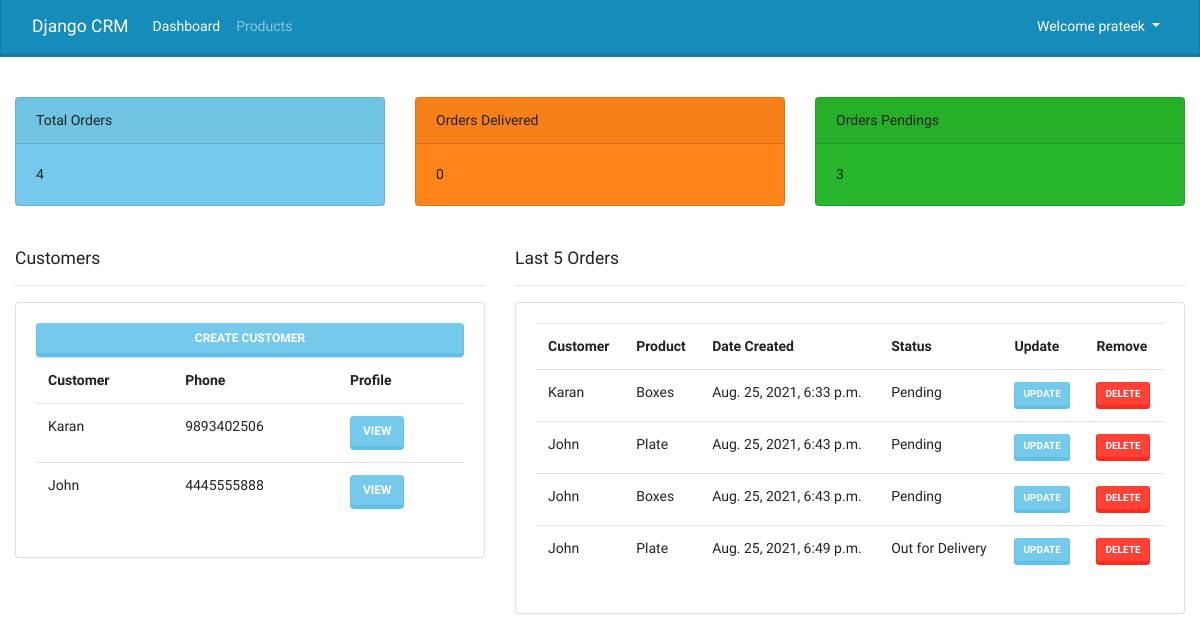
Page / (signed in) on the earlier database version.
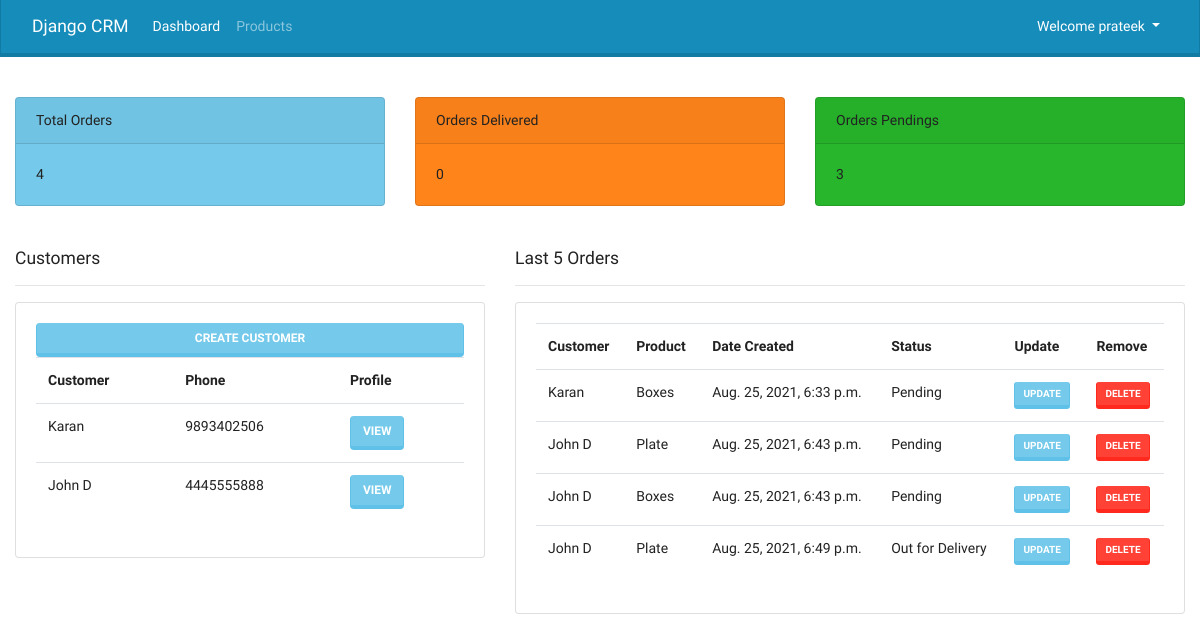
Same page on the later database version.
### accounts/models.py (models this page shows, shortened)
class Customer(models.Model):
    user = models.OneToOneField(User, null=True, on_delete=models.CASCADE)
    name = models.CharField(max_length=200, null=True)
    phone = models.CharField(max_length=10, null=True)
    email = models.CharField(max_length=100, null=True)
    profile_pic = models.ImageField(default='1.jpg', null=True, blank=True)
    date_created = models.DateTimeField(auto_now_add=True)
    def __str__(self):
        return self.name

class Order(models.Model):
    STATUS = (
    ('Pending', 'Pending'),
    ('Out for Delivery', 'Out for Delivery'),
    ('Delivered', 'Delivered')
    )
    customer = models.ForeignKey(Customer, null=True, on_delete=models.SET_NULL)
    product = models.ForeignKey(Product, null=True, on_delete=models.SET_NULL)
    status = models.CharField(max_length=100, choices=STATUS)
    note = models.CharField(max_length=100, null=True)
    date_created = models.DateTimeField(auto_now_add=True)

class Product(models.Model):
    CATEGORY = (
        ('Indoor', 'Indoor'),
        ('Outdoor', 'Outdoor')
    )
    name = models.CharField(max_length=200)
    price = models.FloatField()
    category = models.CharField(max_length=100, choices=CATEGORY)
    description = models.CharField(max_length=200)
    tags = models.ManyToManyField(Tag)
    date_created = models.DateTimeField(auto_now_add=True)
    def __str__(self):
        return self.name

### accounts/decorators.py (the view)
    def wrapper_func(request, *args, **kwargs):
        group = None
        if request.user.groups.exists():
            group = request.user.groups.all()[0].name
        if group == 'customer':
            return redirect('user_page')
        else:
            return view_func(request, *args, **kwargs)

### accounts/views.py (called while the page is built)
@login_required(login_url='login')
@admin_only
def home(request):
    orders = Order.objects.all()
    customers = Customer.objects.all()
    orders_count = orders.count()
    delivered = orders.filter(status='Delivered').count()
    pending = orders.filter(status='Pending').count()
    context = {
        'orders': orders,
        'customers': customers,
        'orders_count': orders_count,
        'delivered': delivered,
        'pending': pending
    }
    return render(request, 'accounts/dashboard.html', context)

### accounts/templates/accounts/dashboard.html
{% extends 'accounts/main.html' %}
{% block content %}
  {% include 'accounts/status.html' %}
  <br/><br/>
  <div class="row">
    <div class="col-lg-5">
      <h5>Customers</h5>
      <hr/>
      <div class="card card-body">
        <a href="#" class="btn btn-info">Create Customer</a>
        <table class="table table-boredred">
          <tr>
            <th>Customer</th>
            <th>Phone</th>
            <th>Profile</th>
          </tr>
          {% for cust in customers %}
            <tr>
              <td>{{ cust.name }}</td>
              <td>{{ cust.phone }}</td>
              <td><a href="{% url 'customer' cust.id %}" class="btn btn-info">View</a></td>
            </tr>
          {% endfor %}
        </table>
      </div>
    </div>
    <div class="col-lg-7">
      <h5>Last 5 Orders</h5>
      <hr/>
      <div class="card card-body">
        <table class="table table-boredred">
          <tr>
            <th>Customer</th>
            <th>Product</th>
            <th>Date Created</th>
            <th>Status</th>
            <th>Update</th>
            <th>Remove</th>
          </tr>
          {% for order in orders %}
            <tr>
              <td>{{ order.customer }}</td>
              <td>{{ order.product }}</td>
              <td>{{ order.date_created }}</td>
              <td>{{ order.status }}</td>
              <td><a href="{% url 'update_order' order.id %}" class="btn btn-sm btn-info">Update</a></td>
              <td><a href="{% url 'delete_order' order.id %}" class="btn btn-sm btn-danger">Delete</a></td>
            </tr>
          {% endfor %}
        </table>
      </div>
    </div>
  </div>
{% endblock %}

Differences in the rows shown:
changed Customer: name "John" → "John D"
changed through a linked row, Order (number 2 of 4 on the later page): customer "John" → "John D"
changed through a linked row, Order (number 3 of 4 on the later page): customer "John" → "John D"
changed through a linked row, Order "Aug. 25, 2021, 6:49 p.m.": customer "John" → "John D"
